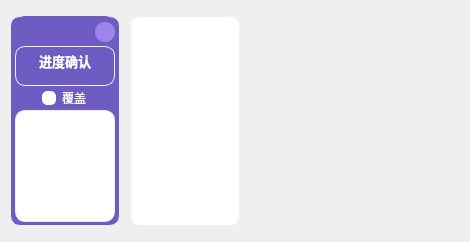
            <widget class="QWidget" name="scrollAreaWidgetContents_3">
             <property name="geometry">
              <rect>
               <x>0</x>
               <y>0</y>
               <width>470</width>
               <height>242</height>
              </rect>
             </property>
             <property name="maximumSize">
              <size>
               <width>16777215</width>
               <height>242</height>
              </size>
             </property>
             <layout class="QHBoxLayout" name="horizontalLayout_10">
              <property name="spacing">
               <number>10</number>
              </property>
              <property name="leftMargin">
               <number>10</number>
              </property>
              <property name="topMargin">
               <number>0</number>
              </property>
              <property name="rightMargin">
               <number>10</number>
              </property>
              <property name="bottomMargin">
               <number>0</number>
              </property>
              <item>
               <widget class="QWidget" name="process1" native="true">
                <property name="minimumSize">
                 <size>
                  <width>110</width>
                  <height>210</height>
                 </size>
                </property>
                <property name="maximumSize">
                 <size>
                  <width>110</width>
                  <height>210</height>
                 </size>
                </property>
                <property name="styleSheet">
                 <string notr="true">*{
background-color:rgb(110, 92, 194);
border:1px solid rgb(239, 239, 248);
border-radius:10px;
}
</string>
                </property>
                <layout class="QVBoxLayout" name="verticalLayout_11">
                 <property name="spacing">
                  <number>0</number>
                 </property>
                 <property name="leftMargin">
                  <number>5</number>
                 </property>
                 <property name="topMargin">
                  <number>0</number>
                 </property>
                 <property name="rightMargin">
                  <number>5</number>
                 </property>
                 <property name="bottomMargin">
                  <number>0</number>
                 </property>
                 <item>
                  <widget class="QFrame" name="frame_11">
                   <property name="minimumSize">
                    <size>
                     <width>0</width>
                     <height>30</height>
                    </size>
                   </property>
                   <property name="maximumSize">
                    <size>
                     <width>16777215</width>
                     <height>30</height>
                    </size>
                   </property>
                   <property name="styleSheet">
                    <string notr="true">border:none</string>
                   </property>
                   <property name="frameShape">
                    <enum>QFrame::StyledPanel</enum>
                   </property>
                   <property name="frameShadow">
                    <enum>QFrame::Raised</enum>
                   </property>
                   <widget class="QPushButton" name="btn_writer_deleteProcess">
                    <property name="geometry">
                     <rect>
                      <x>80</x>
                      <y>6</y>
                      <width>20</width>
                      <height>20</height>
                     </rect>
                    </property>
                    <property name="minimumSize">
                     <size>
                      <width>20</width>
                      <height>20</height>
                     </size>
                    </property>
                    <property name="maximumSize">
                     <size>
                      <width>20</width>
                      <height>20</height>
                     </size>
                    </property>
                    <property name="styleSheet">
                     <string notr="true">*{background-color:rgb(158, 132, 235);}
*:hover{
	
	background-color: rgb(223, 145, 146);
}

*:pressed{
background-color: rgb(203, 125, 126);
}</string>
                    </property>
                    <property name="text">
                     <string/>
                    </property>
                    <property name="icon">
                     <iconset resource="resource.qrc">
                      <normaloff>:/icons/icon/关闭.ico</normaloff>:/icons/icon/关闭.ico</iconset>
                    </property>
                   </widget>
                  </widget>
                 </item>
                 <item>
                  <widget class="QTextEdit" name="text_processName">
                   <property name="maximumSize">
                    <size>
                     <width>16777215</width>
                     <height>40</height>
                    </size>
                   </property>
                   <property name="styleSheet">
                    <string notr="true">color:rgb(255, 255, 255)</string>
                   </property>
                   <property name="html">
                    <string>&lt;!DOCTYPE HTML PUBLIC &quot;-//W3C//DTD HTML 4.0//EN&quot; &quot;http://www.w3.org/TR/REC-html40/strict.dtd&quot;&gt;
&lt;html&gt;&lt;head&gt;&lt;meta name=&quot;qrichtext&quot; content=&quot;1&quot; /&gt;&lt;meta charset=&quot;utf-8&quot; /&gt;&lt;style type=&quot;text/css&quot;&gt;
p, li { white-space: pre-wrap; }
hr { height: 1px; border-width: 0; }
li.unchecked::marker { content: &quot;\2610&quot;; }
li.checked::marker { content: &quot;\2612&quot;; }
&lt;/style&gt;&lt;/head&gt;&lt;body style=&quot; font-family:'Microsoft YaHei UI'; font-size:11px; font-weight:400; font-style:normal;&quot;&gt;
&lt;p align=&quot;center&quot; style=&quot; margin-top:0px; margin-bottom:0px; margin-left:0px; margin-right:0px; -qt-block-indent:0; text-indent:0px;&quot;&gt;&lt;span style=&quot; font-size:10pt; font-weight:700;&quot;&gt;进度确认&lt;/span&gt;&lt;/p&gt;&lt;/body&gt;&lt;/html&gt;</string>
                   </property>
                  </widget>
                 </item>
                 <item alignment="Qt::AlignHCenter">
                  <widget class="QCheckBox" name="checkBox_writer_rewrite">
                   <property name="minimumSize">
                    <size>
                     <width>0</width>
                     <height>24</height>
                    </size>
                   </property>
                   <property name="styleSheet">
                    <string notr="true">QCheckBox{
border:none;
color:rgb(255, 255, 255);
}
QCheckBox::indicator {
    
    background-color: white;
    border-radius: 5px;
    border-style: solid;
    border-width: 1px;
    border-color: white;
}
QCheckBox::indicator:checked {
    background-color: rgb(102, 86, 180)
}

</string>
                   </property>
                   <property name="text">
                    <string>覆盖</string>
                   </property>
                  </widget>
                 </item>
                 <item>
                  <widget class="QTextEdit" name="text_writer_process">
                   <property name="minimumSize">
                    <size>
                     <width>0</width>
                     <height>110</height>
                    </size>
                   </property>
                   <property name="maximumSize">
                    <size>
                     <width>16777215</width>
                     <height>112</height>
                    </size>
                   </property>
                   <property name="styleSheet">
                    <string notr="true">background-color:rgb(255, 255, 255);</string>
                   </property>
                  </widget>
                 </item>
                </layout>
               </widget>
              </item>
              <item>
               <widget class="QWidget" name="writer_add_key_3" native="true">
                <property name="minimumSize">
                 <size>
                  <width>110</width>
                  <height>210</height>
                 </size>
                </property>
                <property name="maximumSize">
                 <size>
                  <width>110</width>
                  <height>210</height>
                 </size>
                </property>
                <property name="styleSheet">
                 <string notr="true">*{
background-color: rgb(255, 255, 255);
border:1px solid rgb(239, 239, 248);
border-radius:10px;
}
</string>
                </property>
                <layout class="QHBoxLayout" name="horizontalLayout_11">
                 <property name="leftMargin">
                  <number>0</number>
                 </property>
                 <property name="topMargin">
                  <number>0</number>
                 </property>
                 <property name="rightMargin">
                  <number>0</number>
                 </property>
                 <property name="bottomMargin">
                  <number>0</number>
                 </property>
                 <item>
                  <widget class="QPushButton" name="btn_writer_addKey_3">
                   <property name="minimumSize">
                    <size>
                     <width>110</width>
                     <height>210</height>
                    </size>
                   </property>
                   <property name="maximumSize">
                    <size>
                     <width>110</width>
                     <height>210</height>
                    </size>
                   </property>
                   <property name="styleSheet">
                    <string notr="true">*:hover{
	background-color: rgb(245, 245, 245);
}

*:pressed{
background-color: rgb(240, 240, 240);
}

*{
border-radius:10px;
}</string>
                   </property>
                   <property name="icon">
                    <iconset resource="resource.qrc">
                     <normaloff>:/icons/icon/添加.ico</normaloff>:/icons/icon/添加.ico</iconset>
                   </property>
                   <property name="iconSize">
                    <size>
                     <width>30</width>
                     <height>30</height>
                    </size>
                   </property>
                  </widget>
                 </item>
                </layout>
               </widget>
              </item>
              <item>
               <spacer name="horizontalSpacer_6">
                <property name="orientation">
                 <enum>Qt::Horizontal</enum>
                </property>
                <property name="sizeHint" stdset="0">
                 <size>
                  <width>40</width>
                  <height>20</height>
                 </size>
                </property>
               </spacer>
              </item>
             </layout>
            </widget>
